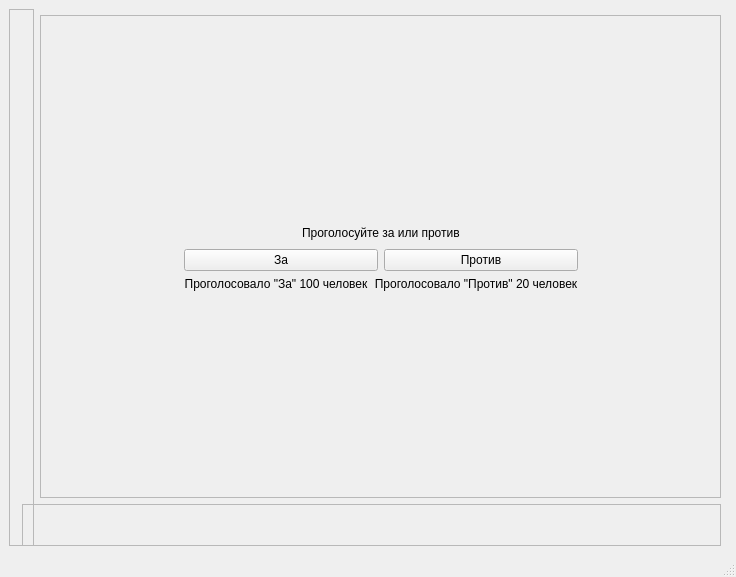
<?xml version="1.0" encoding="UTF-8"?>
<ui version="4.0">
 <class>PyApp</class>
 <widget class="QMainWindow" name="PyApp">
  <property name="windowModality">
   <enum>Qt::NonModal</enum>
  </property>
  <property name="geometry">
   <rect>
    <x>0</x>
    <y>0</y>
    <width>736</width>
    <height>577</height>
   </rect>
  </property>
  <property name="windowTitle">
   <string>PyApp</string>
  </property>
  <property name="styleSheet">
   <string notr="true"/>
  </property>
  <property name="tabShape">
   <enum>QTabWidget::Rounded</enum>
  </property>
  <widget class="QWidget" name="centralwidget">
   <property name="styleSheet">
    <string notr="true"/>
   </property>
   <layout class="QGridLayout" name="gridLayout_3">
    <item row="0" column="2">
     <widget class="QFrame" name="frame_4">
      <property name="frameShape">
       <enum>QFrame::StyledPanel</enum>
      </property>
      <property name="frameShadow">
       <enum>QFrame::Raised</enum>
      </property>
     </widget>
    </item>
    <item row="1" column="2">
     <widget class="QFrame" name="frame_3">
      <property name="frameShape">
       <enum>QFrame::StyledPanel</enum>
      </property>
      <property name="frameShadow">
       <enum>QFrame::Raised</enum>
      </property>
      <layout class="QGridLayout" name="gridLayout_2">
       <item row="1" column="0">
        <spacer name="horizontalSpacer_5">
         <property name="orientation">
          <enum>Qt::Horizontal</enum>
         </property>
         <property name="sizeHint" stdset="0">
          <size>
           <width>40</width>
           <height>20</height>
          </size>
         </property>
        </spacer>
       </item>
       <item row="1" column="2">
        <spacer name="horizontalSpacer_4">
         <property name="orientation">
          <enum>Qt::Horizontal</enum>
         </property>
         <property name="sizeHint" stdset="0">
          <size>
           <width>40</width>
           <height>20</height>
          </size>
         </property>
        </spacer>
       </item>
       <item row="2" column="1">
        <spacer name="verticalSpacer_2">
         <property name="orientation">
          <enum>Qt::Vertical</enum>
         </property>
         <property name="sizeHint" stdset="0">
          <size>
           <width>20</width>
           <height>40</height>
          </size>
         </property>
        </spacer>
       </item>
       <item row="0" column="1">
        <spacer name="verticalSpacer">
         <property name="orientation">
          <enum>Qt::Vertical</enum>
         </property>
         <property name="sizeHint" stdset="0">
          <size>
           <width>20</width>
           <height>40</height>
          </size>
         </property>
        </spacer>
       </item>
       <item row="1" column="1">
        <layout class="QVBoxLayout" name="verticalLayout">
         <item>
          <layout class="QHBoxLayout" name="horizontalLayout_4"/>
         </item>
         <item>
          <layout class="QHBoxLayout" name="horizontalLayout_2">
           <item>
            <spacer name="horizontalSpacer">
             <property name="orientation">
              <enum>Qt::Horizontal</enum>
             </property>
             <property name="sizeHint" stdset="0">
              <size>
               <width>40</width>
               <height>20</height>
              </size>
             </property>
            </spacer>
           </item>
           <item>
            <widget class="QLabel" name="label">
             <property name="text">
              <string>Проголосуйте за или против</string>
             </property>
            </widget>
           </item>
           <item>
            <spacer name="horizontalSpacer_2">
             <property name="orientation">
              <enum>Qt::Horizontal</enum>
             </property>
             <property name="sizeHint" stdset="0">
              <size>
               <width>40</width>
               <height>20</height>
              </size>
             </property>
            </spacer>
           </item>
          </layout>
         </item>
         <item>
          <layout class="QHBoxLayout" name="horizontalLayout">
           <item>
            <widget class="QPushButton" name="pushButton">
             <property name="sizePolicy">
              <sizepolicy hsizetype="Minimum" vsizetype="Fixed">
               <horstretch>0</horstretch>
               <verstretch>0</verstretch>
              </sizepolicy>
             </property>
             <property name="maximumSize">
              <size>
               <width>16777215</width>
               <height>25</height>
              </size>
             </property>
             <property name="baseSize">
              <size>
               <width>0</width>
               <height>25</height>
              </size>
             </property>
             <property name="text">
              <string>За</string>
             </property>
            </widget>
           </item>
           <item>
            <widget class="QPushButton" name="pushButton_2">
             <property name="sizePolicy">
              <sizepolicy hsizetype="Minimum" vsizetype="Fixed">
               <horstretch>0</horstretch>
               <verstretch>0</verstretch>
              </sizepolicy>
             </property>
             <property name="maximumSize">
              <size>
               <width>16777215</width>
               <height>25</height>
              </size>
             </property>
             <property name="baseSize">
              <size>
               <width>0</width>
               <height>25</height>
              </size>
             </property>
             <property name="text">
              <string>Против</string>
             </property>
            </widget>
           </item>
          </layout>
         </item>
         <item>
          <layout class="QHBoxLayout" name="horizontalLayout_3">
           <item>
            <widget class="QLabel" name="label_2">
             <property name="text">
              <string>Проголосовало &quot;За&quot; 100 человек</string>
             </property>
             <property name="alignment">
              <set>Qt::AlignCenter</set>
             </property>
            </widget>
           </item>
           <item>
            <widget class="QLabel" name="label_3">
             <property name="text">
              <string>Проголосовало &quot;Против&quot; 20 человек</string>
             </property>
             <property name="alignment">
              <set>Qt::AlignCenter</set>
             </property>
            </widget>
           </item>
          </layout>
         </item>
         <item>
          <layout class="QHBoxLayout" name="horizontalLayout_5"/>
         </item>
        </layout>
       </item>
      </layout>
     </widget>
    </item>
    <item row="2" column="1" colspan="2">
     <widget class="QFrame" name="frame">
      <property name="maximumSize">
       <size>
        <width>16777215</width>
        <height>50</height>
       </size>
      </property>
      <property name="frameShape">
       <enum>QFrame::StyledPanel</enum>
      </property>
      <property name="frameShadow">
       <enum>QFrame::Raised</enum>
      </property>
      <layout class="QGridLayout" name="gridLayout_4">
       <item row="0" column="1">
        <widget class="QPushButton" name="pushButton_3">
         <property name="text">
          <string/>
         </property>
         <property name="icon">
          <iconset>
           <normaloff>:/icon/logout_FILL0_wght400_GRAD0_opsz24.svg</normaloff>:/icon/logout_FILL0_wght400_GRAD0_opsz24.svg</iconset>
         </property>
         <property name="flat">
          <bool>true</bool>
         </property>
        </widget>
       </item>
       <item row="0" column="0">
        <spacer name="horizontalSpacer_3">
         <property name="orientation">
          <enum>Qt::Horizontal</enum>
         </property>
         <property name="sizeHint" stdset="0">
          <size>
           <width>40</width>
           <height>20</height>
          </size>
         </property>
        </spacer>
       </item>
      </layout>
     </widget>
    </item>
    <item row="1" column="3">
     <widget class="QFrame" name="frame_5">
      <property name="frameShape">
       <enum>QFrame::StyledPanel</enum>
      </property>
      <property name="frameShadow">
       <enum>QFrame::Raised</enum>
      </property>
     </widget>
    </item>
    <item row="0" column="0" rowspan="3" colspan="2">
     <widget class="QFrame" name="frame_2">
      <property name="minimumSize">
       <size>
        <width>25</width>
        <height>0</height>
       </size>
      </property>
      <property name="frameShape">
       <enum>QFrame::StyledPanel</enum>
      </property>
      <property name="frameShadow">
       <enum>QFrame::Raised</enum>
      </property>
      <widget class="QWidget" name="verticalLayoutWidget">
       <property name="geometry">
        <rect>
         <x>0</x>
         <y>0</y>
         <width>39</width>
         <height>117</height>
        </rect>
       </property>
       <layout class="QVBoxLayout" name="verticalLayout_2">
        <item>
         <widget class="QPushButton" name="pushButton_7">
          <property name="enabled">
           <bool>false</bool>
          </property>
          <property name="text">
           <string/>
          </property>
          <property name="icon">
           <iconset>
            <normaloff>:/icon/menu_FILL0_wght400_GRAD0_opsz24.svg</normaloff>:/icon/menu_FILL0_wght400_GRAD0_opsz24.svg</iconset>
          </property>
          <property name="flat">
           <bool>true</bool>
          </property>
         </widget>
        </item>
        <item>
         <widget class="QPushButton" name="pushButton_4">
          <property name="text">
           <string/>
          </property>
          <property name="icon">
           <iconset>
            <normaloff>:/icon/view_kanban_FILL0_wght400_GRAD0_opsz24.svg</normaloff>:/icon/view_kanban_FILL0_wght400_GRAD0_opsz24.svg</iconset>
          </property>
          <property name="flat">
           <bool>true</bool>
          </property>
         </widget>
        </item>
        <item>
         <widget class="QPushButton" name="pushButton_6">
          <property name="text">
           <string/>
          </property>
          <property name="icon">
           <iconset>
            <normaloff>:/icon/restart_alt_FILL0_wght400_GRAD0_opsz24.svg</normaloff>:/icon/restart_alt_FILL0_wght400_GRAD0_opsz24.svg</iconset>
          </property>
          <property name="flat">
           <bool>true</bool>
          </property>
         </widget>
        </item>
        <item>
         <widget class="QPushButton" name="pushButton_5">
          <property name="text">
           <string/>
          </property>
          <property name="icon">
           <iconset>
            <normaloff>:/icon/check_box_outline_blank_FILL0_wght400_GRAD0_opsz24.svg</normaloff>:/icon/check_box_outline_blank_FILL0_wght400_GRAD0_opsz24.svg</iconset>
          </property>
          <property name="flat">
           <bool>true</bool>
          </property>
         </widget>
        </item>
       </layout>
      </widget>
     </widget>
    </item>
   </layout>
  </widget>
  <widget class="QStatusBar" name="statusbar"/>
 </widget>
 <resources>
  <include location="res-rc.qrc"/>
 </resources>
 <connections/>
</ui>
